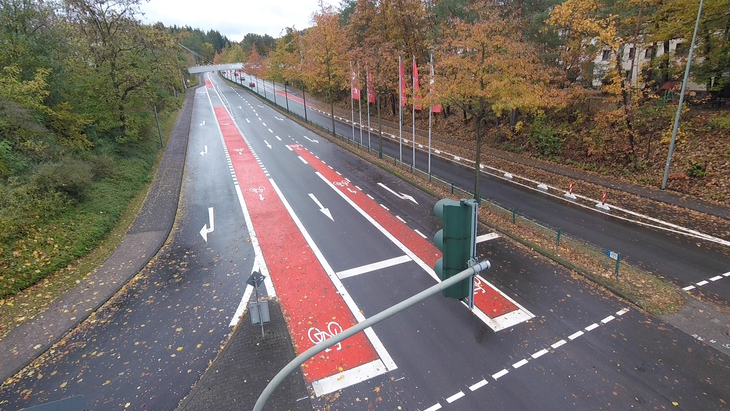
#> input picture camera_calibration/Beispieldaten/example-street.png, 730 x 411 px, shrunk from 1920 x 1080 before the run
$ python visualize_calibration_detailed.py
#> lines starting #> are read from the running program, lines starting #| are printed output that depends on the picture
#!/usr/bin/env python3
"""
Create a detailed visualization showing the calibration concept
"""

import cv2
import numpy as np
import matplotlib.pyplot as plt
from matplotlib.patches import Circle
import matplotlib.patches as mpatches

def load_3d_points(txt_file):
    """Load 3D calibration points"""
    points = []
    labels = []

    with open(txt_file, 'r') as f:
        for line in f:
            line = line.strip()
            if not line:
                continue

            parts = line.split(',')
            if len(parts) >= 4:
                try:
                    label = parts[0]
                    x = float(parts[1])
                    y = float(parts[2])
                    z = float(parts[3])
                    points.append([x, y, z])
                    labels.append(label)
                except ValueError:
                    continue

    return np.array(points), labels

def create_detailed_visualization(image_path, points_file, output_path):
    """Create a detailed multi-panel visualization"""
#> called with output_path = 'calibration_visualization_detailed.png'

    # Load data
    image = cv2.imread(image_path)
#> image is the input picture: shape (411, 730, 3); mean B, G, R 101.5, 107.7, 118.1
    image_rgb = cv2.cvtColor(image, cv2.COLOR_BGR2RGB)
    points_3d, labels = load_3d_points(points_file)
#> (reads camera_calibration/Beispieldaten/Max_Pla.txt from the repository)

    print(f"Image: {image.shape[1]}x{image.shape[0]}")
#| Image: 730x411
    print(f"Points: {len(points_3d)}")

    # Create figure with subplots
    fig = plt.figure(figsize=(20, 12))
    gs = fig.add_gridspec(2, 2, hspace=0.3, wspace=0.3)

    # Panel 1: Original street image
    ax1 = fig.add_subplot(gs[0, :])
    ax1.imshow(image_rgb)
    ax1.set_title('Example Street Image from Camera\n(Calibration points need to be manually marked on this image)',
                  fontsize=14, fontweight='bold')
    ax1.set_xlabel('Pixel X', fontsize=10)
    ax1.set_ylabel('Pixel Y', fontsize=10)
    ax1.grid(True, alpha=0.3, linestyle='--')

    # Add annotation
    ax1.text(50, 100, 'Step 1: Click reference points\nvisible in this image',
             bbox=dict(boxstyle='round', facecolor='yellow', alpha=0.8),
             fontsize=11, color='red', fontweight='bold')

    # Panel 2: Top-down view of calibration points (X-Y plane)
    ax2 = fig.add_subplot(gs[1, 0])
    x_coords = points_3d[:, 0]
    y_coords = points_3d[:, 1]

    # Plot points
    scatter = ax2.scatter(x_coords, y_coords, c=range(len(points_3d)),
                          cmap='viridis', s=100, alpha=0.7, edgecolors='black', linewidth=1)

    # Annotate some key points
    for i in [0, 5, 10, 15, 20]:
        if i < len(labels):
            ax2.annotate(labels[i], (x_coords[i], y_coords[i]),
                        xytext=(5, 5), textcoords='offset points',
                        fontsize=8, alpha=0.7)

    ax2.axhline(y=0, color='r', linestyle='--', alpha=0.5, linewidth=1)
    ax2.axvline(x=0, color='r', linestyle='--', alpha=0.5, linewidth=1)
    ax2.grid(True, alpha=0.3)
    ax2.set_xlabel('X (meters) - Lateral', fontsize=10, fontweight='bold')
    ax2.set_ylabel('Y (meters) - Longitudinal', fontsize=10, fontweight='bold')
    ax2.set_title('Top-Down View: Real-World Coordinates (Bird\'s Eye)',
                  fontsize=12, fontweight='bold')
    ax2.set_aspect('equal')

    # Add colorbar
    cbar = plt.colorbar(scatter, ax=ax2)
    cbar.set_label('Point Index', fontsize=9)

    # Panel 3: Coordinate statistics and info
    ax3 = fig.add_subplot(gs[1, 1])
    ax3.axis('off')

    info_text = f"""
CALIBRATION POINT SUMMARY
{'='*40}

Total Points: {len(points_3d)}

Coordinate Ranges:
  X: [{x_coords.min():.2f}, {x_coords.max():.2f}] m
  Y: [{y_coords.min():.2f}, {y_coords.max():.2f}] m
  Z: [{points_3d[:, 2].min():.2f}, {points_3d[:, 2].max():.2f}] m

Coverage Area:
  Width:  {x_coords.max() - x_coords.min():.1f} m
  Depth:  {y_coords.max() - y_coords.min():.1f} m

Sample Points:
"""

    # Add some sample points
    for i in range(min(10, len(points_3d))):
        info_text += f"\n  {labels[i]}: "
        info_text += f"({points_3d[i][0]:.1f}, {points_3d[i][1]:.1f}, {points_3d[i][2]:.1f})"

    if len(points_3d) > 10:
        info_text += f"\n  ... and {len(points_3d) - 10} more points"

    info_text += f"""

{'='*40}
HOW CALIBRATION WORKS:
{'='*40}

1. Open calibration tool with street image
2. For each point in Max_Pla.txt:
   - Find the point in the image
   - Click it to record pixel (x, y)
   - Link to real-world (X, Y, Z)
3. Compute homography matrix H
4. Result: pixel → world transformation

Formula:
  [X]   [H11 H12 H13]   [x]
  [Y] = [H21 H22 H23] × [y]
  [1]   [H31 H32 H33]   [1]

This enables: any street pixel → meters
"""

    ax3.text(0.05, 0.95, info_text, transform=ax3.transAxes,
            fontsize=10, verticalalignment='top', family='monospace',
            bbox=dict(boxstyle='round', facecolor='wheat', alpha=0.8))

    # Overall title
    fig.suptitle('Camera Calibration Data: Max Planck Street Example',
                fontsize=16, fontweight='bold', y=0.98)

    # Save
    plt.savefig(output_path, dpi=150, bbox_inches='tight')
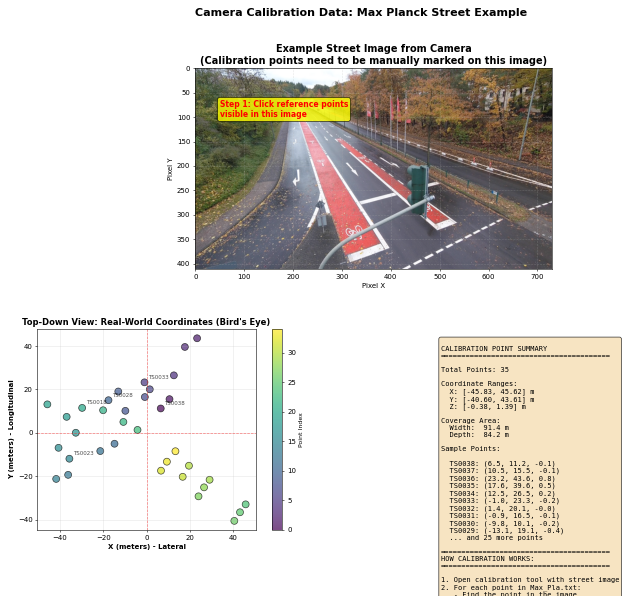
#> figure drawn by matplotlib, 3 panels
    print(f"✓ Saved detailed visualization to: {output_path}")
    plt.close()

    # Also save a simple version with just the image
    fig2, ax = plt.subplots(1, 1, figsize=(16, 9))
    ax.imshow(image_rgb)
    ax.set_title('Example Street Image - Ready for Calibration\n' +
                f'{len(points_3d)} reference points available in Max_Pla.txt',
                fontsize=14, fontweight='bold', pad=20)
    ax.set_xlabel('Pixel X', fontsize=11)
    ax.set_ylabel('Pixel Y', fontsize=11)
    ax.grid(True, alpha=0.2, linestyle='--', linewidth=0.5)

    # Add instruction box
    instruction = ('CALIBRATION WORKFLOW:\n'
                  '1. Run: python camera_calibration/main.py\n'
                  '2. Click visible reference points in this image\n'
                  '3. Match with coordinates from Max_Pla.txt\n'
                  '4. System computes transformation matrix\n'
                  '5. Result: pixel → real-world coordinate mapping')

    ax.text(0.02, 0.98, instruction,
           transform=ax.transAxes,
           fontsize=11,
           verticalalignment='top',
           bbox=dict(boxstyle='round,pad=1', facecolor='yellow', alpha=0.9, edgecolor='red', linewidth=2),
           family='monospace')

    simple_output = output_path.replace('.png', '_simple.png')
    plt.savefig(simple_output, dpi=150, bbox_inches='tight')
    print(f"✓ Saved simple visualization to: {simple_output}")
    plt.close()

if __name__ == "__main__":
    create_detailed_visualization(
        "camera_calibration/Beispieldaten/example-street.png",
        "camera_calibration/Beispieldaten/Max_Pla.txt",
        "calibration_visualization_detailed.png"
    )
